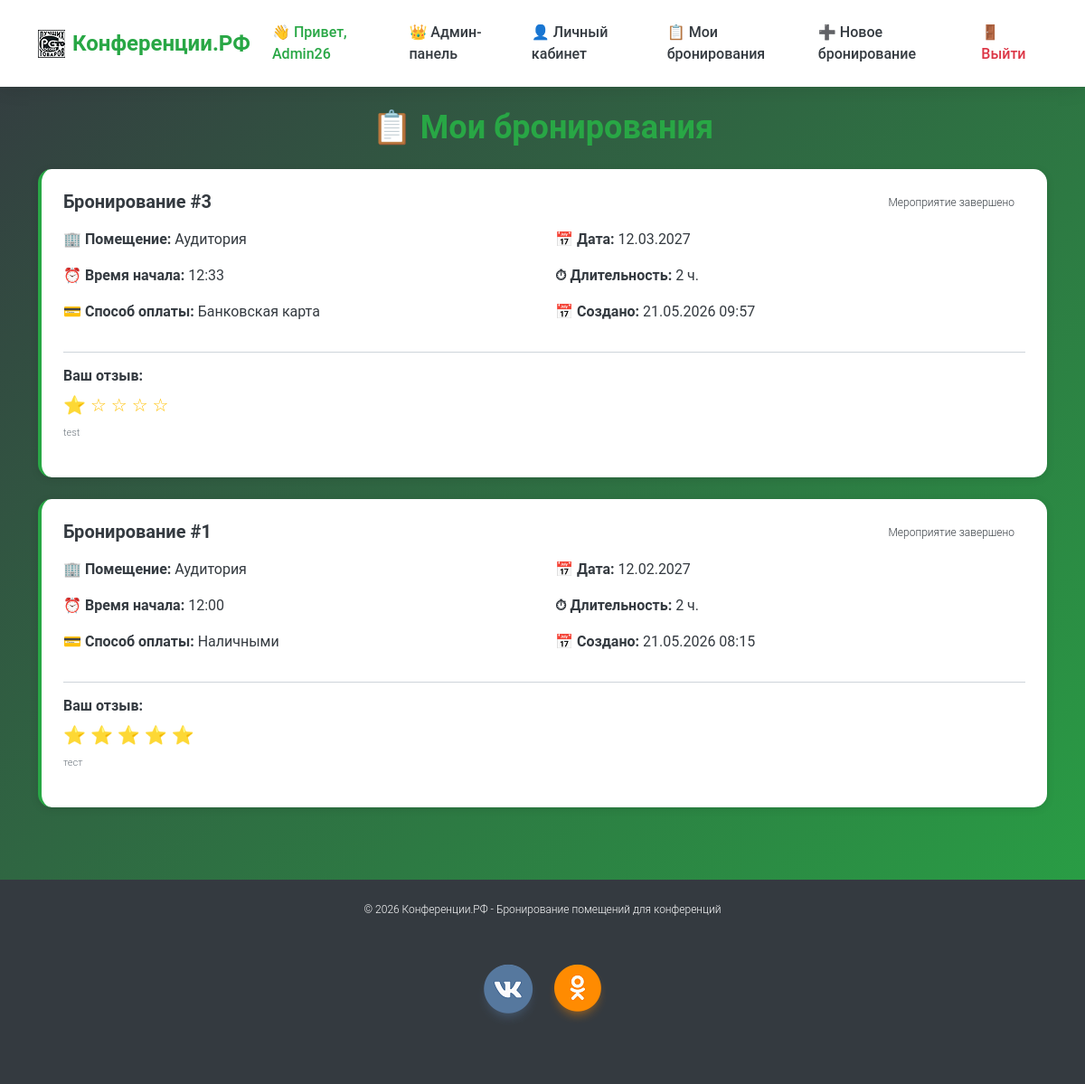
The page /bookings/ (signed in) on the database its author committed.
### proekt/models.py (models this page shows, shortened)
class Booking(models.Model):
    STATUS_CHOICES = [
        ('Новая', 'Новая'),
        ('Мероприятие назначено', 'Мероприятие назначено'),
        ('Мероприятие завершено', 'Мероприятие завершено'),
    ]
    PAYMENT_CHOICES = [
        ('наличными', 'Наличными'),
        ('перевод по номеру телефона', 'Перевод по номеру телефона'),
        ('банковская карта', 'Банковская карта'),
    ]
    user = models.ForeignKey(User, on_delete=models.CASCADE, related_name='bookings')
    hall = models.ForeignKey(Hall, on_delete=models.CASCADE, related_name='bookings')
    event_date = models.DateField(verbose_name='Дата проведения')
    start_time = models.TimeField(verbose_name='Время начала')
    duration_hours = models.IntegerField(default=2, verbose_name='Длительность (часы)')
    payment_method = models.CharField(max_length=50, choices=PAYMENT_CHOICES)
    status = models.CharField(max_length=50, choices=STATUS_CHOICES, default='Новая')
    created_at = models.DateTimeField(auto_now_add=True)
    updated_at = models.DateTimeField(auto_now=True)
    class Meta:
        ordering = ['-created_at']

class Hall(models.Model):
    HALL_CHOICES = [
        ('Аудитория', 'Аудитория'),
        ('Коворкинг', 'Коворкинг'),
        ('Кинозал', 'Кинозал'),
    ]
    name = models.CharField(max_length=50, choices=HALL_CHOICES, unique=True)
    capacity = models.IntegerField(verbose_name='Вместимость')
    description = models.TextField(blank=True)
    price_per_hour = models.DecimalField(max_digits=10, decimal_places=2, default=0)

class Review(models.Model):
    booking = models.OneToOneField(Booking, on_delete=models.CASCADE, related_name='review')
    user = models.ForeignKey(User, on_delete=models.CASCADE)
    rating = models.IntegerField(choices=[(i, i) for i in range(1, 6)], default=5)
    comment = models.TextField()
    created_at = models.DateTimeField(auto_now_add=True)

### proekt/views.py (the view, shortened to what this page needs)
# urls.py: path('bookings/', views.bookings_view, name='bookings'),
@login_required
def bookings_view(request):
    user_bookings = Booking.objects.filter(user=request.user)
    paginator = Paginator(user_bookings, 5)
    page_number = request.GET.get('page')
    page_obj = paginator.get_page(page_number)
    review_form = ReviewForm()
    return render(request, 'bookings.html', {
        'bookings': page_obj,
        'review_form': review_form,
    })

### templates/bookings.html (shortened to what this page needs)
{% extends 'base.html' %}
{% load static %}
{% block content %}
<h1 class="text-center mb-4 fade-in">📋 Мои бронирования</h1>
{% if bookings %}
    {% for booking in bookings %}
        <div class="booking-card slide-in">
            <div class="d-flex justify-content-between align-items-start mb-3">
                <h5 class="mb-0">Бронирование #{{ booking.id }}</h5>
                <span class="booking-status status-{{ booking.status|slugify }}">{{ booking.status }}</span>
            </div>
            <div class="row">
                <div class="col-md-6"><p><strong>🏢 Помещение:</strong> {{ booking.hall.name }}</p></div>
                <div class="col-md-6"><p><strong>📅 Дата:</strong> {{ booking.event_date|date:"d.m.Y" }}</p></div>
                <div class="col-md-6"><p><strong>⏰ Время начала:</strong> {{ booking.start_time|time:"H:i" }}</p></div>
                <div class="col-md-6"><p><strong>⏱ Длительность:</strong> {{ booking.duration_hours }} ч.</p></div>
                <div class="col-md-6"><p><strong>💳 Способ оплаты:</strong> {{ booking.get_payment_method_display }}</p></div>
                <div class="col-md-6"><p><strong>📅 Создано:</strong> {{ booking.created_at|date:"d.m.Y H:i" }}</p></div>
            </div>
            {% if booking.status == 'Мероприятие завершено' %}
                <div class="review-section mt-3 pt-3">
                    {% if booking.review %}
                        <div>
                            <h6>Ваш отзыв:</h6>
                            <div class="review-rating mb-2">
                                {% for i in "12345"|make_list %}
                                    {% if forloop.counter <= booking.review.rating %}⭐{% else %}☆{% endif %}
                                {% endfor %}
                            </div>
                            <p class="text-muted">{{ booking.review.comment }}</p>
                        </div>
                    {% endif %}
                </div>
            {% endif %}
        </div>
    {% endfor %}
{% endif %}
{% endblock %}

### templates/base.html (shortened to what this page needs)
<!DOCTYPE html>
<html lang="ru">
<head>
     {% load django_bootstrap5 %}
     {% bootstrap_css %}
    {% load static %}
    <link rel="stylesheet" href="{% static 'style/style.css' %}">
</head>
<body>
    <nav class="navbar navbar-expand-lg">
        <div class="container">
            <a class="navbar-brand" href="{% url 'index' %}">
                <img src="{% static 'media/quality_icon10.png' %}" alt="">
                <span class="brand-text">Конференции.РФ</span>
            </a>
            <div class="collapse navbar-collapse" id="navbarNav">
                <ul class="navbar-nav ms-auto">
                    {% if user.is_authenticated %}
                        <li class="nav-item"><span class="nav-link user-greeting">👋 Привет, {{ user.username }}</span></li>
                        {% if user.is_superuser or user.username == 'Admin26' %}
                            <li class="nav-item"><a class="nav-link" href="/admin/">👑 Админ-панель</a></li>
                        {% endif %}
                        <li class="nav-item"><a class="nav-link" href="{% url 'profile' %}">👤 Личный кабинет</a></li>
                        <li class="nav-item"><a class="nav-link" href="{% url 'bookings' %}">📋 Мои бронирования</a></li>
                        <li class="nav-item"><a class="nav-link" href="{% url 'create_booking' %}">➕ Новое бронирование</a></li>
                        <li class="nav-item"><a class="nav-link logout-btn" href="{% url 'logout' %}">🚪 Выйти</a></li>
                    {% else %}
                        <li class="nav-item"><a class="nav-link" href="{% url 'login' %}">🔐 Вход</a></li>
                        <li class="nav-item"><a class="nav-link" href="{% url 'register' %}">📝 Регистрация</a></li>
                    {% endif %}
                </ul>
            </div>
        </div>
    </nav>
    <main class="container my-4">
        {% block content %}{% endblock %}
    </main>
    <footer>
        <div class="container">
            <p>&copy; 2026 Конференции.РФ - Бронирование помещений для конференций</p>
            <img src="{% static 'media/soc.png' %}" alt="социальные сети">
        </div>
    </footer>
</body>
</html>

### static/style/style.css (style rules this page uses)
* { margin: 0; padding: 0; box-sizing: border-box; }
body { font-family: 'Roboto', sans-serif; background: linear-gradient(135deg, #343A40 0%, #28A745 100%); min-height: 100vh; font-size: 16px; font-weight: 400; color: #343A40; line-height: 1.5; }
.navbar { background: #FFFFFF !important; box-shadow: 0 2px 20px rgba(0,0,0,0.1); padding: 1rem 0; }
.navbar-brand { display: flex; align-items: center; gap: 0.5rem; font-size: 1.5rem; font-weight: 700; color: #28A745 !important; text-decoration: none; transition: transform 0.3s; }
.brand-text { font-weight: 700; }
.nav-link { color: #343A40 !important; font-weight: 500; transition: color 0.3s; padding: 0.5rem 1rem; border-radius: 8px; }
.user-greeting { color: #28A745 !important; font-weight: 500; }
.logout-btn { color: #dc3545 !important; }
h1 { font-size: 36px; font-weight: 700; color: #28A745; }
h3, h4, h5, h6 { font-weight: 600; }
.booking-card { background: #FFFFFF; border-radius: 15px; padding: 1.5rem; margin-bottom: 1.5rem; box-shadow: 0 2px 10px rgba(0,0,0,0.1); border-left: 4px solid #28A745; }
.booking-status { display: inline-block; padding: 0.25rem 0.75rem; border-radius: 20px; font-size: 12px; font-weight: 300; }
footer { background: #343A40; color: #FFFFFF; text-align: center; padding: 2rem; margin-top: 3rem; }
footer p { font-size: 12px; font-weight: 300; margin: 0; }
.fade-in { animation: fadeIn 0.6s ease; }
.slide-in { animation: slideIn 0.3s ease; }
.review-rating { font-size: 1.25rem; color: #ffc107; }
.review-section { border-top: 1px solid #CED4DA; margin-top: 1rem; padding-top: 1rem; }
.text-muted { color: #6c757d !important; font-size: 12px; font-weight: 300; }
html, body { height: 100%; margin: 0; padding: 0; }
body { display: flex; flex-direction: column; min-height: 100vh; }
main { flex: 1 0 auto; }
footer { flex-shrink: 0; background: #343A40; color: #FFFFFF; text-align: center; padding: 1.5rem; margin-top: 2rem; }
.text-muted { font-size: 11px; margin-top: 0.25rem; display: block; }

### rows shown on the page
Booking: id "3", status "Мероприятие завершено", hall.name "Аудитория", event_date "12.03.2027", start_time "12:33", duration_hours "2", payment_method "Банковская карта", created_at "21.05.2026 09:57", review.comment "test"
Booking: id "1", status "Мероприятие завершено", hall.name "Аудитория", event_date "12.02.2027", start_time "12:00", duration_hours "2", payment_method "Наличными", created_at "21.05.2026 08:15", review.comment "тест"

### other values the page prints
{{ user.username }} "Admin26"
